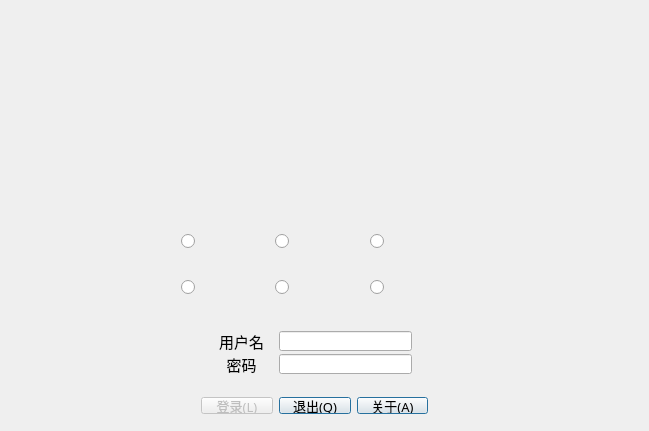
<?xml version="1.0" encoding="UTF-8"?>
<ui version="4.0">
 <class>Login</class>
 <widget class="QWidget" name="Login">
  <property name="windowModality">
   <enum>Qt::NonModal</enum>
  </property>
  <property name="geometry">
   <rect>
    <x>0</x>
    <y>0</y>
    <width>649</width>
    <height>431</height>
   </rect>
  </property>
  <property name="minimumSize">
   <size>
    <width>449</width>
    <height>271</height>
   </size>
  </property>
  <property name="windowTitle">
   <string>铁路隧道建筑限界测量系统</string>
  </property>
  <property name="windowIcon">
   <iconset resource="../../resource/icons.qrc">
    <normaloff>:/image/icon.png</normaloff>:/image/icon.png</iconset>
  </property>
  <widget class="QWidget" name="widget" native="true">
   <property name="geometry">
    <rect>
     <x>-10</x>
     <y>0</y>
     <width>661</width>
     <height>431</height>
    </rect>
   </property>
   <property name="minimumSize">
    <size>
     <width>451</width>
     <height>271</height>
    </size>
   </property>
   <property name="styleSheet">
    <string notr="true">border-image: url(:/image/background.png);</string>
   </property>
  </widget>
  <widget class="QWidget" name="layoutWidget">
   <property name="geometry">
    <rect>
     <x>190</x>
     <y>320</y>
     <width>249</width>
     <height>105</height>
    </rect>
   </property>
   <layout class="QGridLayout" name="gridLayout">
    <item row="0" column="0">
     <widget class="QLabel" name="name">
      <property name="minimumSize">
       <size>
        <width>81</width>
        <height>20</height>
       </size>
      </property>
      <property name="maximumSize">
       <size>
        <width>81</width>
        <height>20</height>
       </size>
      </property>
      <property name="font">
       <font>
        <family>微软雅黑</family>
        <pointsize>11</pointsize>
        <weight>50</weight>
        <bold>false</bold>
       </font>
      </property>
      <property name="styleSheet">
       <string notr="true"/>
      </property>
      <property name="text">
       <string>用户名</string>
      </property>
      <property name="alignment">
       <set>Qt::AlignCenter</set>
      </property>
     </widget>
    </item>
    <item row="0" column="1" colspan="2">
     <widget class="QLineEdit" name="nameedit">
      <property name="minimumSize">
       <size>
        <width>133</width>
        <height>20</height>
       </size>
      </property>
      <property name="maximumSize">
       <size>
        <width>133</width>
        <height>20</height>
       </size>
      </property>
      <property name="font">
       <font>
        <family>微软雅黑</family>
        <pointsize>10</pointsize>
       </font>
      </property>
     </widget>
    </item>
    <item row="1" column="0">
     <widget class="QLabel" name="password">
      <property name="minimumSize">
       <size>
        <width>81</width>
        <height>20</height>
       </size>
      </property>
      <property name="maximumSize">
       <size>
        <width>81</width>
        <height>20</height>
       </size>
      </property>
      <property name="font">
       <font>
        <family>微软雅黑</family>
        <pointsize>11</pointsize>
        <weight>50</weight>
        <bold>false</bold>
       </font>
      </property>
      <property name="styleSheet">
       <string notr="true"/>
      </property>
      <property name="text">
       <string>密码</string>
      </property>
      <property name="alignment">
       <set>Qt::AlignCenter</set>
      </property>
     </widget>
    </item>
    <item row="1" column="1" colspan="2">
     <widget class="QLineEdit" name="passwordedit">
      <property name="minimumSize">
       <size>
        <width>133</width>
        <height>20</height>
       </size>
      </property>
      <property name="maximumSize">
       <size>
        <width>133</width>
        <height>20</height>
       </size>
      </property>
      <property name="font">
       <font>
        <family>微软雅黑</family>
        <pointsize>10</pointsize>
       </font>
      </property>
      <property name="echoMode">
       <enum>QLineEdit::Password</enum>
      </property>
     </widget>
    </item>
    <item row="2" column="0" colspan="3">
     <widget class="QLabel" name="label">
      <property name="layoutDirection">
       <enum>Qt::LeftToRight</enum>
      </property>
      <property name="text">
       <string/>
      </property>
      <property name="alignment">
       <set>Qt::AlignCenter</set>
      </property>
     </widget>
    </item>
    <item row="3" column="0">
     <widget class="QPushButton" name="loginButton">
      <property name="enabled">
       <bool>false</bool>
      </property>
      <property name="font">
       <font>
        <family>微软雅黑</family>
        <pointsize>10</pointsize>
        <weight>50</weight>
        <bold>false</bold>
       </font>
      </property>
      <property name="text">
       <string>登录(&amp;L)</string>
      </property>
      <property name="icon">
       <iconset resource="../../resource/icons.qrc">
        <normaloff>:/image/user.png</normaloff>:/image/user.png</iconset>
      </property>
      <property name="default">
       <bool>true</bool>
      </property>
     </widget>
    </item>
    <item row="3" column="1">
     <widget class="QPushButton" name="exitButton">
      <property name="font">
       <font>
        <family>微软雅黑</family>
        <pointsize>10</pointsize>
        <weight>50</weight>
        <bold>false</bold>
       </font>
      </property>
      <property name="text">
       <string>退出(&amp;Q)</string>
      </property>
      <property name="icon">
       <iconset resource="../../resource/icons.qrc">
        <normaloff>:/image/cross.png</normaloff>:/image/cross.png</iconset>
      </property>
      <property name="default">
       <bool>true</bool>
      </property>
     </widget>
    </item>
    <item row="3" column="2">
     <widget class="QPushButton" name="helpButton">
      <property name="font">
       <font>
        <family>微软雅黑</family>
        <pointsize>10</pointsize>
        <weight>50</weight>
        <bold>false</bold>
       </font>
      </property>
      <property name="text">
       <string>关于(&amp;A)</string>
      </property>
      <property name="icon">
       <iconset resource="../../resource/icons.qrc">
        <normaloff>:/image/alert.png</normaloff>:/image/alert.png</iconset>
      </property>
      <property name="default">
       <bool>true</bool>
      </property>
     </widget>
    </item>
   </layout>
  </widget>
  <widget class="QWidget" name="">
   <property name="geometry">
    <rect>
     <x>170</x>
     <y>210</y>
     <width>291</width>
     <height>108</height>
    </rect>
   </property>
   <layout class="QGridLayout" name="gridLayout_2">
    <item row="1" column="1">
     <spacer name="horizontalSpacer_3">
      <property name="orientation">
       <enum>Qt::Horizontal</enum>
      </property>
      <property name="sizeHint" stdset="0">
       <size>
        <width>40</width>
        <height>20</height>
       </size>
      </property>
     </spacer>
    </item>
    <item row="0" column="1">
     <spacer name="horizontalSpacer">
      <property name="orientation">
       <enum>Qt::Horizontal</enum>
      </property>
      <property name="sizeHint" stdset="0">
       <size>
        <width>40</width>
        <height>20</height>
       </size>
      </property>
     </spacer>
    </item>
    <item row="0" column="2">
     <widget class="QRadioButton" name="userButton_2">
      <property name="minimumSize">
       <size>
        <width>80</width>
        <height>40</height>
       </size>
      </property>
      <property name="maximumSize">
       <size>
        <width>80</width>
        <height>40</height>
       </size>
      </property>
      <property name="text">
       <string/>
      </property>
      <property name="iconSize">
       <size>
        <width>40</width>
        <height>40</height>
       </size>
      </property>
     </widget>
    </item>
    <item row="0" column="3">
     <spacer name="horizontalSpacer_2">
      <property name="orientation">
       <enum>Qt::Horizontal</enum>
      </property>
      <property name="sizeHint" stdset="0">
       <size>
        <width>40</width>
        <height>20</height>
       </size>
      </property>
     </spacer>
    </item>
    <item row="1" column="0">
     <widget class="QRadioButton" name="userButton_4">
      <property name="minimumSize">
       <size>
        <width>80</width>
        <height>40</height>
       </size>
      </property>
      <property name="maximumSize">
       <size>
        <width>80</width>
        <height>40</height>
       </size>
      </property>
      <property name="text">
       <string/>
      </property>
      <property name="iconSize">
       <size>
        <width>40</width>
        <height>40</height>
       </size>
      </property>
     </widget>
    </item>
    <item row="1" column="3">
     <spacer name="horizontalSpacer_4">
      <property name="orientation">
       <enum>Qt::Horizontal</enum>
      </property>
      <property name="sizeHint" stdset="0">
       <size>
        <width>40</width>
        <height>20</height>
       </size>
      </property>
     </spacer>
    </item>
    <item row="0" column="0">
     <widget class="QRadioButton" name="userButton_1">
      <property name="minimumSize">
       <size>
        <width>80</width>
        <height>40</height>
       </size>
      </property>
      <property name="maximumSize">
       <size>
        <width>80</width>
        <height>40</height>
       </size>
      </property>
      <property name="text">
       <string/>
      </property>
      <property name="iconSize">
       <size>
        <width>40</width>
        <height>40</height>
       </size>
      </property>
     </widget>
    </item>
    <item row="1" column="2">
     <widget class="QRadioButton" name="userButton_5">
      <property name="minimumSize">
       <size>
        <width>80</width>
        <height>40</height>
       </size>
      </property>
      <property name="maximumSize">
       <size>
        <width>80</width>
        <height>40</height>
       </size>
      </property>
      <property name="text">
       <string/>
      </property>
      <property name="iconSize">
       <size>
        <width>40</width>
        <height>40</height>
       </size>
      </property>
     </widget>
    </item>
    <item row="1" column="4">
     <widget class="QRadioButton" name="userButton_0">
      <property name="minimumSize">
       <size>
        <width>80</width>
        <height>40</height>
       </size>
      </property>
      <property name="maximumSize">
       <size>
        <width>80</width>
        <height>40</height>
       </size>
      </property>
      <property name="text">
       <string/>
      </property>
      <property name="iconSize">
       <size>
        <width>40</width>
        <height>40</height>
       </size>
      </property>
     </widget>
    </item>
    <item row="0" column="4">
     <widget class="QRadioButton" name="userButton_3">
      <property name="minimumSize">
       <size>
        <width>80</width>
        <height>40</height>
       </size>
      </property>
      <property name="maximumSize">
       <size>
        <width>80</width>
        <height>40</height>
       </size>
      </property>
      <property name="text">
       <string/>
      </property>
      <property name="iconSize">
       <size>
        <width>40</width>
        <height>40</height>
       </size>
      </property>
     </widget>
    </item>
   </layout>
  </widget>
 </widget>
 <layoutdefault spacing="6" margin="11"/>
 <tabstops>
  <tabstop>nameedit</tabstop>
  <tabstop>passwordedit</tabstop>
  <tabstop>loginButton</tabstop>
  <tabstop>helpButton</tabstop>
  <tabstop>exitButton</tabstop>
 </tabstops>
 <resources>
  <include location="../../resource/icons.qrc"/>
 </resources>
 <connections>
  <connection>
   <sender>exitButton</sender>
   <signal>clicked()</signal>
   <receiver>Login</receiver>
   <slot>close()</slot>
   <hints>
    <hint type="sourcelabel">
     <x>241</x>
     <y>232</y>
    </hint>
    <hint type="destinationlabel">
     <x>121</x>
     <y>201</y>
    </hint>
   </hints>
  </connection>
 </connections>
</ui>
